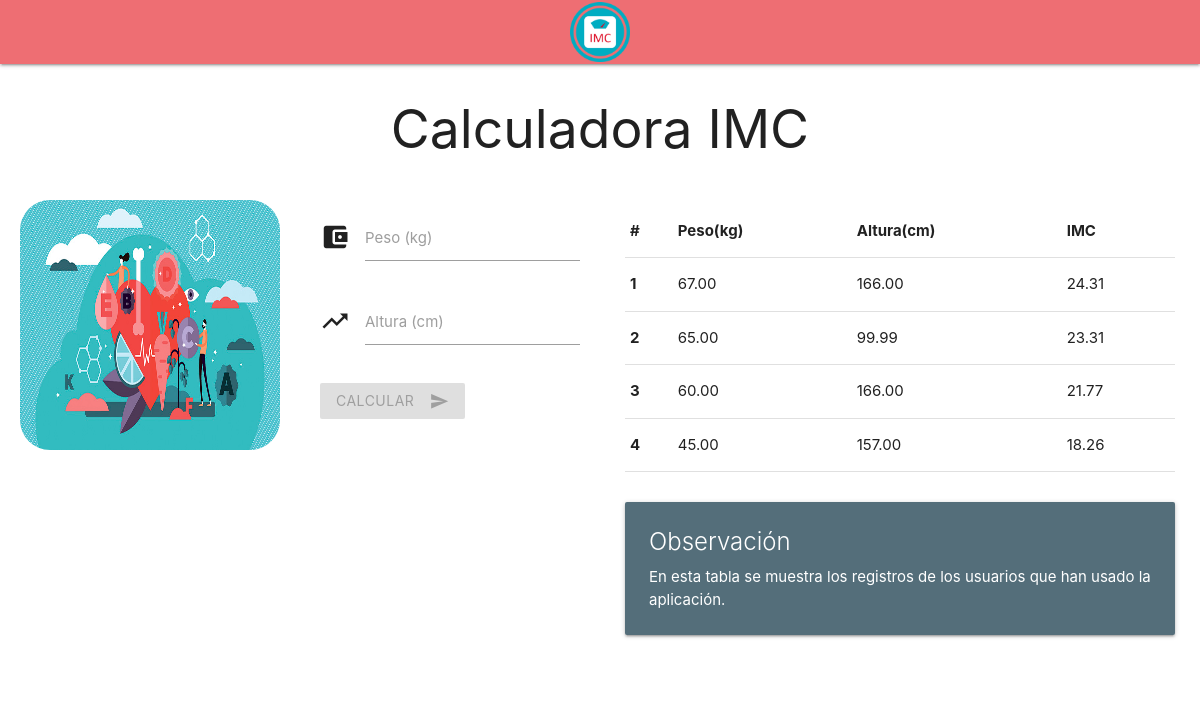
The page / on the database its author committed.
### tables this page shows
CREATE TABLE `usuario` (
  `id_usuario` int(11) NOT NULL,
  `peso_usuario` double(5,2) NOT NULL,
  `altura_usuario` double(5,2) NOT NULL,
  `imc_usuario` double(4,2) NOT NULL,
  `estado_usuario` varchar(30) NOT NULL,
  `fecha_registro_usuario` timestamp NOT NULL DEFAULT current_timestamp()
);

### Conexion.php (called while the page is built)
<?php
	class Conexion
	{
		private $host = 'localhost';
		private $user = 'root';
		private $password = '';
		private $db = 'db_imc';
		private $conex;
		function __construct()
		{
			$conexStr = "mysql:host=$this->host;dbname=$this->db;charset=utf8";
			try {
				$this->conex = new PDO($conexStr, $this->user, $this->password);
				$this->conex->setAttribute(PDO::ATTR_ERRMODE, PDO::ERRMODE_EXCEPTION);
			} catch (Exception $e) {
				$this->conex = "Ha ocurrido un error al conectar con la base de datos: {$e->getMessage()}";
				echo $this->conex;
			}
		}
		public function getConex()
		{
			return $this->conex;
		}
	}
?>

### Registro.php (called while the page is built, shortened)
<?php
	class Registro extends Conexion
	{
		private $conex;
		function __construct()
		{
			$this->conex = new Conexion();
			$this->conex = $this->conex->getConex();
		}
		public function obtenerRegistros()
		{
			$query = "SELECT * FROM usuario ORDER BY imc_usuario DESC";
			$result = $this->conex->query($query);
			$rows = $result->fetchall(PDO::FETCH_ASSOC);
			return $rows;
		}
	}
?>

### index.php (the view, shortened to what this page needs)
<?php
  $conex = new Registro();
  $rows = $conex->obtenerRegistros();
?>
<!DOCTYPE html>
  <html>
    <head>
      <link type="text/css" rel="stylesheet" href="css/materialize.min.css"  media="screen,projection"/>
      <link rel="stylesheet" href="css/style.css?v=<?php echo(rand()); ?>">
    </head>
    <body>
      <nav class="navegacion">
        <div class="nav-wrapper">
          <a href="index.php" class="brand-logo center"><img src="img/logo.png" alt=""></a>
        </div>
      </nav>
      <header class="header">
        <h2>Calculadora IMC</h2>
      </header>
      <main>
        <div class="contenido-centro">
          <div class="row">
            <div class="col s6 calculadora">
              <div class="row">
                <div class="col s6 imagen">
                  <img src="img/salud.jpg" alt="">
                </div>
                <form method="POST" action="" class="col s6">
                  <div class="input-field">
                    <i class="material-icons prefix">account_balance_wallet</i>
                    <input id="peso" name="peso" type="number" class="validate">
                    <label for="peso">Peso (kg)</label>
                  </div>
                  <div class="input-field">
                    <i class="material-icons prefix">trending_up</i>
                    <input id="altura" name="altura" type="number" class="validate">
                    <label for="altura">Altura (cm)</label>
                  </div>
                  <button class="btn waves-effect waves-light" type="submit" name="calcular">calcular
                    <i class="material-icons right">send</i>
                  </button>
                </form>
              </div>
            </div>
            <div class="col s6 tabla">
              <table>
                <thead>
                  <tr>
                      <th>#</th>
                      <th>Peso(kg)</th>
                      <th>Altura(cm)</th>
                      <th>IMC</th>
                  </tr>
                </thead>
                <tbody>
                  <?php
                    $cantRows = count($rows);
                    for ($i = 0; $i < $cantRows; $i++) { ?>
                      <tr>
                        <td><b><?= $i+1; ?></b></td>
                        <td><?= $rows[$i]['peso_usuario']; ?></td>
                        <td><?= $rows[$i]['altura_usuario']; ?></td>
                        <td><?= $rows[$i]['imc_usuario']; ?></td>
                      </tr>
                  <?php  }
                  ?>
                </tbody>
              </table>
              <div class="observacion">
                <div class="card blue-grey darken-1">
                  <div class="card-content white-text">
                    <span class="card-title">Observación</span>
                    <p>En esta tabla se muestra los registros de los usuarios que han usado la aplicación.</p>
                  </div>
                </div>
              </div>
            </div>
          </div>
        </div>
      </main>
    </body>
  </html>

### css/style.css (style rules this page uses)
header > h2 { text-align: center; }
.navegacion a img { width: 60px; margin-top: 2px; }
.row .calculadora form { padding: 20px; }
.row .calculadora form .input-field { margin-bottom: 30px; }
.row .calculadora .imagen { padding: 20px; }
.row .calculadora .imagen img { width: 100%; height: 250px; border-radius: 30px; }
.row .tabla { padding: 25px; }
.row .tabla .observacion { margin-top: 30px; }

### rows shown on the page
usuario: peso_usuario "67.00", altura_usuario "166.00", imc_usuario "24.31"
usuario: peso_usuario "65.00", altura_usuario "99.99", imc_usuario "23.31"
usuario: peso_usuario "60.00", altura_usuario "166.00", imc_usuario "21.77"
usuario: peso_usuario "45.00", altura_usuario "157.00", imc_usuario "18.26"
